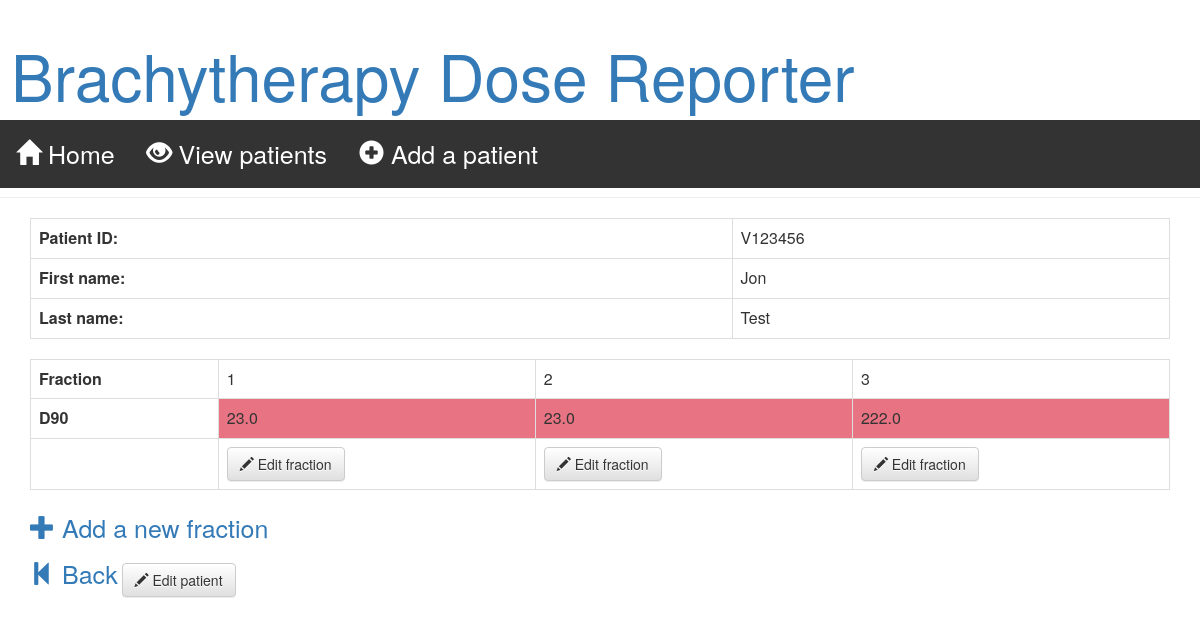
/patient/V123456/, run on an earlier commit of the app's database.
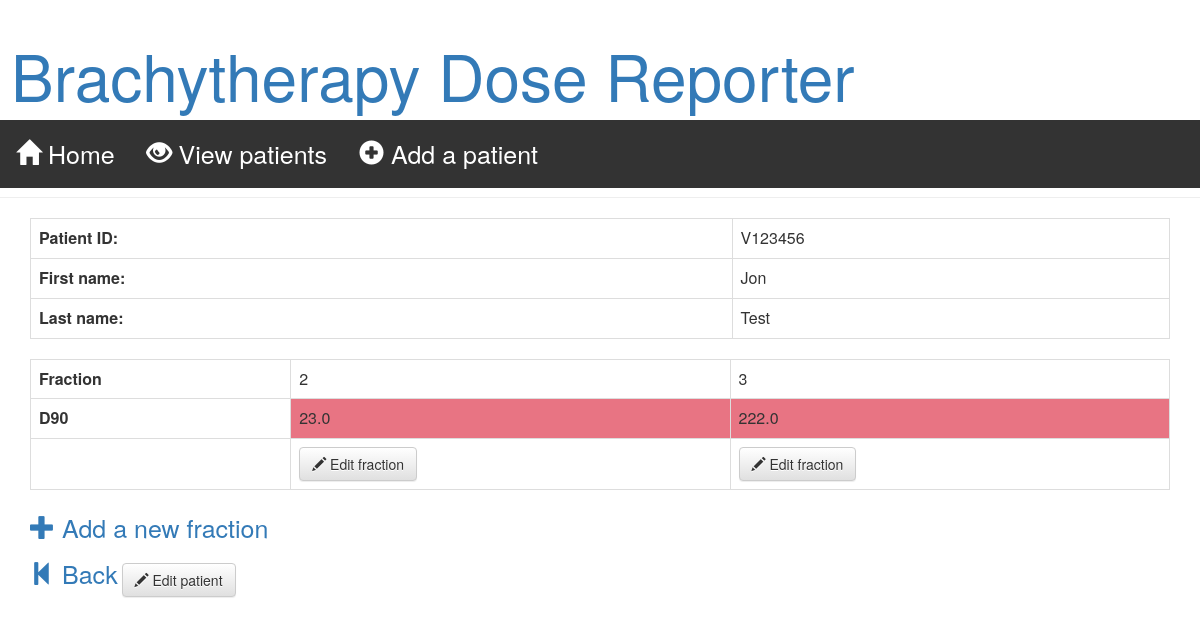
And on a later commit of the database.
### doseapp/models.py (models this page shows)
class Fraction(models.Model):
    patient = models.ForeignKey(Patient, on_delete=models.CASCADE)
    fraction_number = models.IntegerField(blank=False)
    D90 = models.FloatField(blank=False)

### doseapp/views.py (the view)
# urls.py: url(r'^patient/(?P<pk>V\d+)/$', views.patient_detail, name='patient_detail'),
def patient_detail(request, pk):
    patient = get_object_or_404(Patient, pk=pk)
    fractions = Fraction.objects.filter(patient=pk)
    url = 'doseapp/static/doseapp/tolerances.json'
    json_data = open(url)# False
    tolerances = json.load(json_data)
    return render(request, 'doseapp/patient_detail.html',
                  {'patient': patient,
                   'fractions':fractions,
                   'tolerances':tolerances})

### doseapp/templates/doseapp/patient_detail.html (shortened to what this page needs)
{% extends 'doseapp/base.html' %} {% block content %}
  <table class="table table-hover table-bordered" width="100">
    <col width="130">
<col width="80">
    <tr>
<th>Patient ID: </th>
<td>{{ patient.patient_id }}</td>
    </tr>
    <tr>
<th>First name: </th>
<td>{{ patient.first_name }}</td>
    </tr>
    <tr>
<th>Last name: </th>
<td>{{ patient.last_name }}</td>
    </tr>
  </table>
<div class="fraction">
    <table class="table table-hover table-bordered">
        <tr>
            <th>Fraction</th>
            {% for fraction in fractions %}
            <td>{{ fraction.fraction_number }}</td>
            {% endfor %}
        </tr>
        <tr>
            <th>D90</th>
            {% for fraction in fractions %}
              {% if fraction.D90 > tolerances.D90 %}
              <td BGCOLOR="#e87483">{{ fraction.D90 }}</td>
              {% else %}
                <td>{{ fraction.D90 }}</td>
              {% endif %}
            {% endfor %}
        </tr>
        <tr>
          <td>
          </td>
          {% for fraction in fractions %}
            <td><a class="btn btn-default" href="{% url 'fraction_edit' pk=patient.patient_id fraction_num=fraction.fraction_number %}"><span class="glyphicon glyphicon-pencil"></span>  Edit fraction</a> </td>
            {% endfor %}
        </tr>
    </table>
</div>
<a href="{% url 'fraction_new' %}" class="top-menu"><span class="glyphicon glyphicon-plus"></span>   Add a new fraction</a>
<a href="{% url 'patient_list' %}" class="top-menu"><span class="glyphicon glyphicon-step-backward"></span>    Back</a>
<a class="btn btn-default" href="{% url 'patient_edit' pk=patient.patient_id %}"><span class="glyphicon glyphicon-pencil"></span>  Edit patient</a>
{% endblock %}

What changed in the data, as far as the page shows it:
removed Fraction: fraction_number "1", D90 "23.0"
